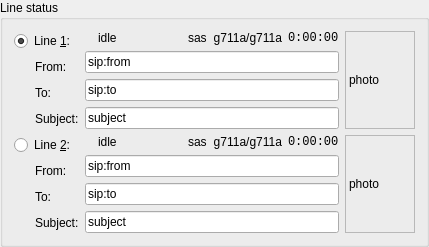
         <widget class="QGroupBox" name="lineButtonGroup">
          <property name="sizePolicy">
           <sizepolicy hsizetype="Preferred" vsizetype="Preferred">
            <horstretch>0</horstretch>
            <verstretch>0</verstretch>
           </sizepolicy>
          </property>
          <property name="title">
           <string>Line status</string>
          </property>
          <property name="exclusive" stdset="0">
           <bool>true</bool>
          </property>
          <layout class="QVBoxLayout">
           <item>
            <layout class="QHBoxLayout">
             <item>
              <layout class="QVBoxLayout">
               <item>
                <widget class="QRadioButton" name="line1RadioButton">
                 <property name="sizePolicy">
                  <sizepolicy hsizetype="Fixed" vsizetype="Fixed">
                   <horstretch>0</horstretch>
                   <verstretch>0</verstretch>
                  </sizepolicy>
                 </property>
                 <property name="whatsThis">
                  <string>Click to switch to line 1.</string>
                 </property>
                 <property name="text">
                  <string>Line &amp;1:</string>
                 </property>
                 <property name="shortcut">
                  <string>Alt+1</string>
                 </property>
                 <property name="checked">
                  <bool>true</bool>
                 </property>
                </widget>
               </item>
               <item>
                <widget class="QLabel" name="fromhead1Label">
                 <property name="sizePolicy">
                  <sizepolicy hsizetype="Fixed" vsizetype="Preferred">
                   <horstretch>0</horstretch>
                   <verstretch>0</verstretch>
                  </sizepolicy>
                 </property>
                 <property name="text">
                  <string>From:</string>
                 </property>
                 <property name="wordWrap">
                  <bool>false</bool>
                 </property>
                 <property name="indent">
                  <number>21</number>
                 </property>
                </widget>
               </item>
               <item>
                <widget class="QLabel" name="tohead1Label">
                 <property name="sizePolicy">
                  <sizepolicy hsizetype="Fixed" vsizetype="Preferred">
                   <horstretch>0</horstretch>
                   <verstretch>0</verstretch>
                  </sizepolicy>
                 </property>
                 <property name="text">
                  <string>To:</string>
                 </property>
                 <property name="wordWrap">
                  <bool>false</bool>
                 </property>
                 <property name="indent">
                  <number>21</number>
                 </property>
                </widget>
               </item>
               <item>
                <widget class="QLabel" name="subjecthead1Label">
                 <property name="sizePolicy">
                  <sizepolicy hsizetype="Fixed" vsizetype="Preferred">
                   <horstretch>0</horstretch>
                   <verstretch>0</verstretch>
                  </sizepolicy>
                 </property>
                 <property name="text">
                  <string>Subject:</string>
                 </property>
                 <property name="wordWrap">
                  <bool>false</bool>
                 </property>
                 <property name="indent">
                  <number>21</number>
                 </property>
                </widget>
               </item>
              </layout>
             </item>
             <item>
              <layout class="QVBoxLayout">
               <item>
                <layout class="QHBoxLayout">
                 <item>
                  <widget class="QLabel" name="line1StatLabel">
                   <property name="sizePolicy">
                    <sizepolicy hsizetype="Fixed" vsizetype="Preferred">
                     <horstretch>0</horstretch>
                     <verstretch>0</verstretch>
                    </sizepolicy>
                   </property>
                   <property name="wordWrap">
                    <bool>false</bool>
                   </property>
                  </widget>
                 </item>
                 <item>
                  <widget class="QLabel" name="status1TextLabel">
                   <property name="sizePolicy">
                    <sizepolicy hsizetype="Preferred" vsizetype="Preferred">
                     <horstretch>0</horstretch>
                     <verstretch>0</verstretch>
                    </sizepolicy>
                   </property>
                   <property name="text">
                    <string comment="No need to translate">idle</string>
                   </property>
                   <property name="textFormat">
                    <enum>Qt::RichText</enum>
                   </property>
                   <property name="wordWrap">
                    <bool>false</bool>
                   </property>
                  </widget>
                 </item>
                 <item>
                  <widget class="QLabel" name="line1HoldLabel">
                   <property name="sizePolicy">
                    <sizepolicy hsizetype="Fixed" vsizetype="Preferred">
                     <horstretch>0</horstretch>
                     <verstretch>0</verstretch>
                    </sizepolicy>
                   </property>
                   <property name="wordWrap">
                    <bool>false</bool>
                   </property>
                  </widget>
                 </item>
                 <item>
                  <widget class="QLabel" name="line1MuteLabel">
                   <property name="sizePolicy">
                    <sizepolicy hsizetype="Fixed" vsizetype="Preferred">
                     <horstretch>0</horstretch>
                     <verstretch>0</verstretch>
                    </sizepolicy>
                   </property>
                   <property name="wordWrap">
                    <bool>false</bool>
                   </property>
                  </widget>
                 </item>
                 <item>
                  <widget class="QLabel" name="line1ConfLabel">
                   <property name="sizePolicy">
                    <sizepolicy hsizetype="Fixed" vsizetype="Preferred">
                     <horstretch>0</horstretch>
                     <verstretch>0</verstretch>
                    </sizepolicy>
                   </property>
                   <property name="wordWrap">
                    <bool>false</bool>
                   </property>
                  </widget>
                 </item>
                 <item>
                  <widget class="QLabel" name="line1ReferLabel">
                   <property name="sizePolicy">
                    <sizepolicy hsizetype="Fixed" vsizetype="Preferred">
                     <horstretch>0</horstretch>
                     <verstretch>0</verstretch>
                    </sizepolicy>
                   </property>
                   <property name="wordWrap">
                    <bool>false</bool>
                   </property>
                  </widget>
                 </item>
                 <item>
                  <widget class="QLabel" name="crypt1Label">
                   <property name="sizePolicy">
                    <sizepolicy hsizetype="Fixed" vsizetype="Preferred">
                     <horstretch>0</horstretch>
                     <verstretch>0</verstretch>
                    </sizepolicy>
                   </property>
                   <property name="wordWrap">
                    <bool>false</bool>
                   </property>
                  </widget>
                 </item>
                 <item>
                  <widget class="QLabel" name="line1SasLabel">
                   <property name="sizePolicy">
                    <sizepolicy hsizetype="Fixed" vsizetype="Preferred">
                     <horstretch>0</horstretch>
                     <verstretch>0</verstretch>
                    </sizepolicy>
                   </property>
                   <property name="whatsThis">
                    <string>Short authentication string</string>
                   </property>
                   <property name="text">
                    <string comment="No need to translate">sas</string>
                   </property>
                   <property name="wordWrap">
                    <bool>false</bool>
                   </property>
                  </widget>
                 </item>
                 <item>
                  <widget class="QLabel" name="codec1TextLabel">
                   <property name="sizePolicy">
                    <sizepolicy hsizetype="Fixed" vsizetype="Preferred">
                     <horstretch>0</horstretch>
                     <verstretch>0</verstretch>
                    </sizepolicy>
                   </property>
                   <property name="whatsThis">
                    <string>Audio codec</string>
                   </property>
                   <property name="text">
                    <string comment="No need to translate">g711a/g711a</string>
                   </property>
                   <property name="alignment">
                    <set>Qt::AlignRight|Qt::AlignTrailing|Qt::AlignVCenter</set>
                   </property>
                   <property name="wordWrap">
                    <bool>false</bool>
                   </property>
                  </widget>
                 </item>
                 <item>
                  <widget class="QLabel" name="timer1TextLabel">
                   <property name="sizePolicy">
                    <sizepolicy hsizetype="Fixed" vsizetype="Preferred">
                     <horstretch>0</horstretch>
                     <verstretch>0</verstretch>
                    </sizepolicy>
                   </property>
                   <property name="font">
                    <font>
                     <family>Courier New</family>
                    </font>
                   </property>
                   <property name="whatsThis">
                    <string>Call duration</string>
                   </property>
                   <property name="text">
                    <string>0:00:00</string>
                   </property>
                   <property name="wordWrap">
                    <bool>false</bool>
                   </property>
                  </widget>
                 </item>
                </layout>
               </item>
               <item>
                <widget class="QLineEdit" name="from1Label">
                 <property name="focusPolicy">
                  <enum>Qt::NoFocus</enum>
                 </property>
                 <property name="text">
                  <string comment="No need to translate">sip:from</string>
                 </property>
                 <property name="readOnly">
                  <bool>true</bool>
                 </property>
                </widget>
               </item>
               <item>
                <widget class="QLineEdit" name="to1Label">
                 <property name="focusPolicy">
                  <enum>Qt::NoFocus</enum>
                 </property>
                 <property name="text">
                  <string comment="No need to translate">sip:to</string>
                 </property>
                 <property name="readOnly">
                  <bool>true</bool>
                 </property>
                </widget>
               </item>
               <item>
                <widget class="QLineEdit" name="subject1Label">
                 <property name="focusPolicy">
                  <enum>Qt::NoFocus</enum>
                 </property>
                 <property name="text">
                  <string comment="No need to translate">subject</string>
                 </property>
                 <property name="readOnly">
                  <bool>true</bool>
                 </property>
                </widget>
               </item>
              </layout>
             </item>
             <item>
              <widget class="QLabel" name="photo1Label">
               <property name="sizePolicy">
                <sizepolicy hsizetype="Fixed" vsizetype="Fixed">
                 <horstretch>0</horstretch>
                 <verstretch>0</verstretch>
                </sizepolicy>
               </property>
               <property name="minimumSize">
                <size>
                 <width>70</width>
                 <height>98</height>
                </size>
               </property>
               <property name="maximumSize">
                <size>
                 <width>70</width>
                 <height>98</height>
                </size>
               </property>
               <property name="frameShape">
                <enum>QFrame::StyledPanel</enum>
               </property>
               <property name="text">
                <string comment="No need to translate">photo</string>
               </property>
               <property name="wordWrap">
                <bool>false</bool>
               </property>
              </widget>
             </item>
            </layout>
           </item>
           <item>
            <layout class="QHBoxLayout">
             <item>
              <layout class="QVBoxLayout">
               <item>
                <widget class="QRadioButton" name="line2RadioButton">
                 <property name="sizePolicy">
                  <sizepolicy hsizetype="Fixed" vsizetype="Fixed">
                   <horstretch>0</horstretch>
                   <verstretch>0</verstretch>
                  </sizepolicy>
                 </property>
                 <property name="whatsThis">
                  <string>Click to switch to line 2.</string>
                 </property>
                 <property name="text">
                  <string>Line &amp;2:</string>
                 </property>
                 <property name="shortcut">
                  <string>Alt+2</string>
                 </property>
                </widget>
               </item>
               <item>
                <widget class="QLabel" name="fromhead2Label">
                 <property name="sizePolicy">
                  <sizepolicy hsizetype="Fixed" vsizetype="Preferred">
                   <horstretch>0</horstretch>
                   <verstretch>0</verstretch>
                  </sizepolicy>
                 </property>
                 <property name="text">
                  <string>From:</string>
                 </property>
                 <property name="wordWrap">
                  <bool>false</bool>
                 </property>
                 <property name="indent">
                  <number>21</number>
                 </property>
                </widget>
               </item>
               <item>
                <widget class="QLabel" name="tohead2Label">
                 <property name="sizePolicy">
                  <sizepolicy hsizetype="Fixed" vsizetype="Preferred">
                   <horstretch>0</horstretch>
                   <verstretch>0</verstretch>
                  </sizepolicy>
                 </property>
                 <property name="text">
                  <string>To:</string>
                 </property>
                 <property name="wordWrap">
                  <bool>false</bool>
                 </property>
                 <property name="indent">
                  <number>21</number>
                 </property>
                </widget>
               </item>
               <item>
                <widget class="QLabel" name="subjecthead2Label">
                 <property name="sizePolicy">
                  <sizepolicy hsizetype="Fixed" vsizetype="Preferred">
                   <horstretch>0</horstretch>
                   <verstretch>0</verstretch>
                  </sizepolicy>
                 </property>
                 <property name="text">
                  <string>Subject:</string>
                 </property>
                 <property name="wordWrap">
                  <bool>false</bool>
                 </property>
                 <property name="indent">
                  <number>21</number>
                 </property>
                </widget>
               </item>
              </layout>
             </item>
             <item>
              <layout class="QVBoxLayout">
               <item>
                <layout class="QHBoxLayout">
                 <item>
                  <widget class="QLabel" name="line2StatLabel">
                   <property name="sizePolicy">
                    <sizepolicy hsizetype="Fixed" vsizetype="Preferred">
                     <horstretch>0</horstretch>
                     <verstretch>0</verstretch>
                    </sizepolicy>
                   </property>
                   <property name="wordWrap">
                    <bool>false</bool>
                   </property>
                  </widget>
                 </item>
                 <item>
                  <widget class="QLabel" name="status2TextLabel">
                   <property name="sizePolicy">
                    <sizepolicy hsizetype="Preferred" vsizetype="Preferred">
                     <horstretch>0</horstretch>
                     <verstretch>0</verstretch>
                    </sizepolicy>
                   </property>
                   <property name="text">
                    <string comment="No need to translate">idle</string>
                   </property>
                   <property name="textFormat">
                    <enum>Qt::RichText</enum>
                   </property>
                   <property name="wordWrap">
                    <bool>false</bool>
                   </property>
                  </widget>
                 </item>
                 <item>
                  <widget class="QLabel" name="line2HoldLabel">
                   <property name="sizePolicy">
                    <sizepolicy hsizetype="Fixed" vsizetype="Preferred">
                     <horstretch>0</horstretch>
                     <verstretch>0</verstretch>
                    </sizepolicy>
                   </property>
                   <property name="wordWrap">
                    <bool>false</bool>
                   </property>
                  </widget>
                 </item>
                 <item>
                  <widget class="QLabel" name="line2MuteLabel">
                   <property name="sizePolicy">
                    <sizepolicy hsizetype="Fixed" vsizetype="Preferred">
                     <horstretch>0</horstretch>
                     <verstretch>0</verstretch>
                    </sizepolicy>
                   </property>
                   <property name="wordWrap">
                    <bool>false</bool>
                   </property>
                  </widget>
                 </item>
                 <item>
                  <widget class="QLabel" name="line2ConfLabel">
                   <property name="sizePolicy">
                    <sizepolicy hsizetype="Fixed" vsizetype="Preferred">
                     <horstretch>0</horstretch>
                     <verstretch>0</verstretch>
                    </sizepolicy>
                   </property>
                   <property name="wordWrap">
                    <bool>false</bool>
                   </property>
                  </widget>
                 </item>
                 <item>
                  <widget class="QLabel" name="line2ReferLabel">
                   <property name="sizePolicy">
                    <sizepolicy hsizetype="Fixed" vsizetype="Preferred">
                     <horstretch>0</horstretch>
                     <verstretch>0</verstretch>
                    </sizepolicy>
                   </property>
                   <property name="wordWrap">
                    <bool>false</bool>
                   </property>
                  </widget>
                 </item>
                 <item>
                  <widget class="QLabel" name="crypt2Label">
                   <property name="sizePolicy">
                    <sizepolicy hsizetype="Fixed" vsizetype="Preferred">
                     <horstretch>0</horstretch>
                     <verstretch>0</verstretch>
                    </sizepolicy>
                   </property>
                   <property name="wordWrap">
                    <bool>false</bool>
                   </property>
                  </widget>
                 </item>
                 <item>
                  <widget class="QLabel" name="line2SasLabel">
                   <property name="sizePolicy">
                    <sizepolicy hsizetype="Fixed" vsizetype="Preferred">
                     <horstretch>0</horstretch>
                     <verstretch>0</verstretch>
                    </sizepolicy>
                   </property>
                   <property name="whatsThis">
                    <string>Short authentication string</string>
                   </property>
                   <property name="text">
                    <string comment="No need to translate">sas</string>
                   </property>
                   <property name="wordWrap">
                    <bool>false</bool>
                   </property>
                  </widget>
                 </item>
                 <item>
                  <widget class="QLabel" name="codec2TextLabel">
                   <property name="sizePolicy">
                    <sizepolicy hsizetype="Fixed" vsizetype="Preferred">
                     <horstretch>0</horstretch>
                     <verstretch>0</verstretch>
                    </sizepolicy>
                   </property>
                   <property name="whatsThis">
                    <string>Audio codec</string>
                   </property>
                   <property name="text">
                    <string comment="No need to translate">g711a/g711a</string>
                   </property>
                   <property name="alignment">
                    <set>Qt::AlignRight|Qt::AlignTrailing|Qt::AlignVCenter</set>
                   </property>
                   <property name="wordWrap">
                    <bool>false</bool>
                   </property>
                  </widget>
                 </item>
                 <item>
                  <widget class="QLabel" name="timer2TextLabel">
                   <property name="sizePolicy">
                    <sizepolicy hsizetype="Fixed" vsizetype="Preferred">
                     <horstretch>0</horstretch>
                     <verstretch>0</verstretch>
                    </sizepolicy>
                   </property>
                   <property name="font">
                    <font>
                     <family>Courier New</family>
                    </font>
                   </property>
                   <property name="whatsThis">
                    <string>Call duration</string>
                   </property>
                   <property name="text">
                    <string>0:00:00</string>
                   </property>
                   <property name="wordWrap">
                    <bool>false</bool>
                   </property>
                  </widget>
                 </item>
                </layout>
               </item>
               <item>
                <widget class="QLineEdit" name="from2Label">
                 <property name="focusPolicy">
                  <enum>Qt::NoFocus</enum>
                 </property>
                 <property name="text">
                  <string comment="No need to translate">sip:from</string>
                 </property>
                 <property name="readOnly">
                  <bool>true</bool>
                 </property>
                </widget>
               </item>
               <item>
                <widget class="QLineEdit" name="to2Label">
                 <property name="focusPolicy">
                  <enum>Qt::NoFocus</enum>
                 </property>
                 <property name="text">
                  <string comment="No need to translate">sip:to</string>
                 </property>
                 <property name="readOnly">
                  <bool>true</bool>
                 </property>
                </widget>
               </item>
               <item>
                <widget class="QLineEdit" name="subject2Label">
                 <property name="focusPolicy">
                  <enum>Qt::NoFocus</enum>
                 </property>
                 <property name="text">
                  <string comment="No need to translate">subject</string>
                 </property>
                 <property name="readOnly">
                  <bool>true</bool>
                 </property>
                </widget>
               </item>
              </layout>
             </item>
             <item>
              <widget class="QLabel" name="photo2Label">
               <property name="sizePolicy">
                <sizepolicy hsizetype="Fixed" vsizetype="Fixed">
                 <horstretch>0</horstretch>
                 <verstretch>0</verstretch>
                </sizepolicy>
               </property>
               <property name="minimumSize">
                <size>
                 <width>70</width>
                 <height>98</height>
                </size>
               </property>
               <property name="maximumSize">
                <size>
                 <width>70</width>
                 <height>98</height>
                </size>
               </property>
               <property name="frameShape">
                <enum>QFrame::StyledPanel</enum>
               </property>
               <property name="text">
                <string comment="No need to translate">photo</string>
               </property>
               <property name="wordWrap">
                <bool>false</bool>
               </property>
              </widget>
             </item>
            </layout>
           </item>
          </layout>
         </widget>
